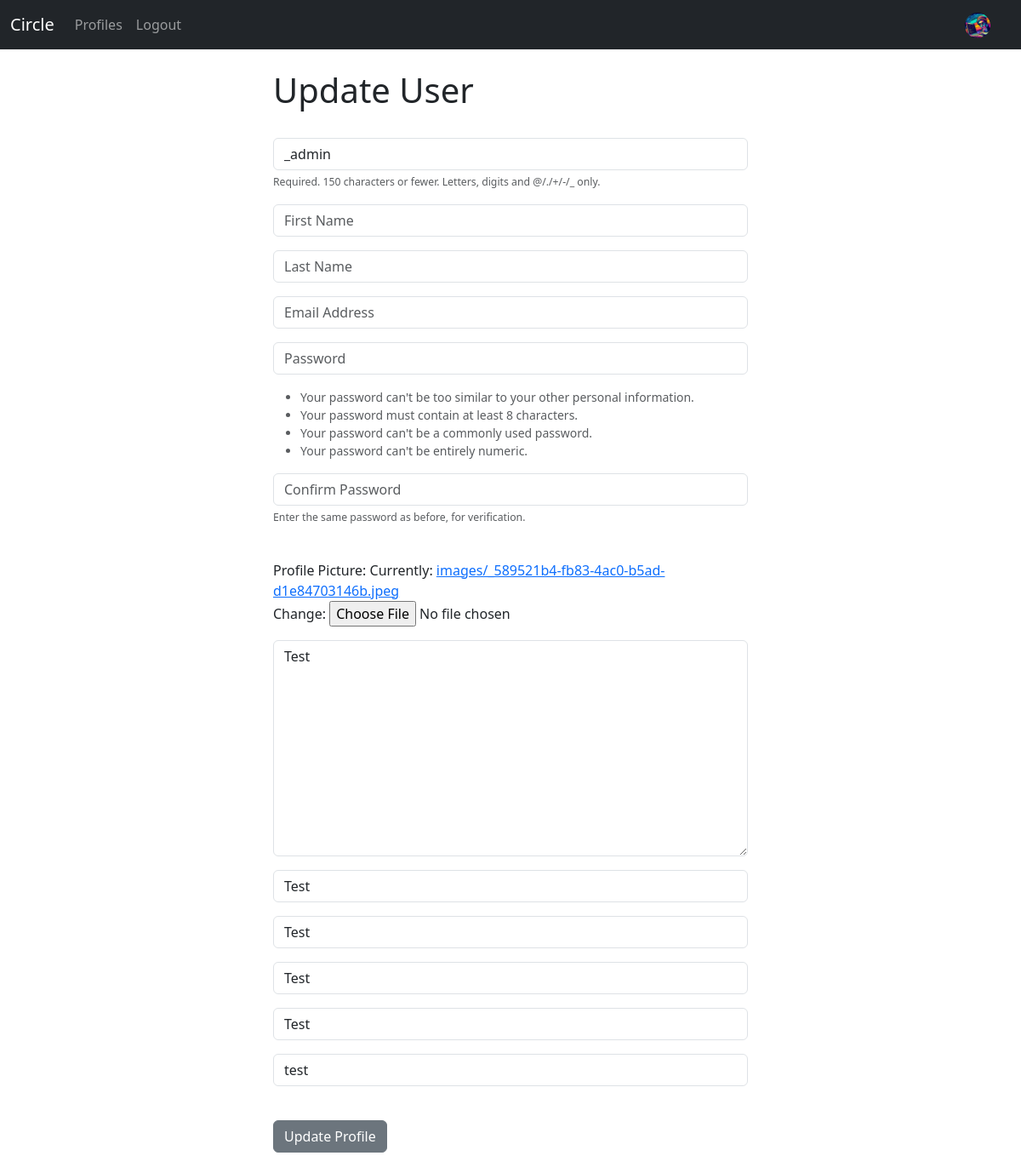
/update_user/ (signed in), run on an earlier commit of the app's database.
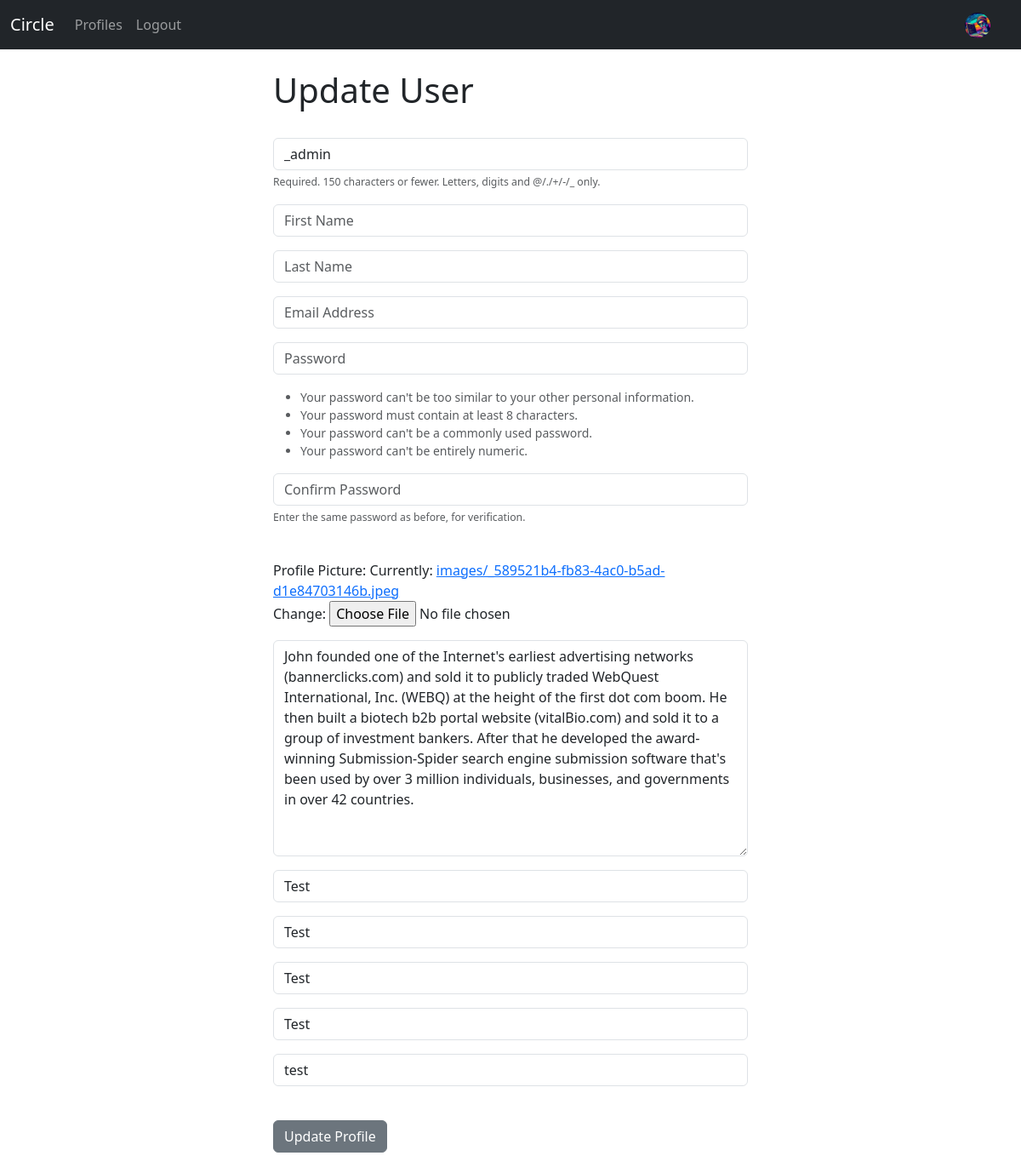
And on a later commit of the database.
### circle/models.py (models this page shows, shortened)
class Profile(models.Model):
    user = models.OneToOneField( User, on_delete=models.CASCADE)
    follows = models.ManyToManyField("self",
        related_name="followed_by",
        symmetrical=False,
        blank=True)
    date_modified = models.DateTimeField(User, auto_now=True)
    profile_image = models.ImageField(null=True,blank=True, upload_to="images/")
    profile_bio = models.CharField(null=True, blank=True, max_length=500)
    hompage_link = models.CharField(null=True, blank=True, max_length=250)
    facebook_link = models.CharField(null=True, blank=True, max_length=250)
    instagram_link = models.CharField(null=True, blank=True, max_length=250)
    linkedin_link = models.CharField(null=True, blank=True, max_length=250)
    github_link =models.CharField(null=True, blank=True, max_length=250)

### circle/views.py (the view)
# urls.py: path('update_user/', views.update_user, name='update_user'),
def update_user(request):
	if request.user.is_authenticated:
		current_user = User.objects.get(id=request.user.id)
		profile_user = Profile.objects.get(user__id=request.user.id)
		user_form = SignUpForm(request.POST or None, request.FILES or None, instance=current_user)
		profile_form = ProfilePicForm(request.POST or None, request.FILES or None, instance=profile_user)
		if user_form.is_valid() and profile_form.is_valid():
			user_form.save()
			profile_form.save()
			login(request, current_user)
			messages.success(request, ("Your Profile Has Been Updated!"))
			return redirect('home')
		return render(request, "update_user.html", {'user_form':user_form, 'profile_form':profile_form})
	else:
		messages.success(request, ("You Must Be Logged In To View That Page..."))
		return redirect('home')

### circle/forms.py
class ProfilePicForm(forms.ModelForm):
    profile_image = forms.ImageField(label="Profile Picture")
    profile_bio = forms.CharField(label="", widget=forms.Textarea(attrs={'class':'form-control', 'placeholder':'Profile Bio'}))
    hompage_link = forms.CharField(label="", widget=forms.TextInput(attrs={'class':'form-control', 'placeholder':'Website Link'}))
    facebook_link = forms.CharField(label="", widget=forms.TextInput(attrs={'class':'form-control', 'placeholder':'Facebook Link'}))
    instagram_link = forms.CharField(label="", widget=forms.TextInput(attrs={'class':'form-control', 'placeholder':'Instagram Link'}))
    linkedin_link = forms.CharField(label="", widget=forms.TextInput(attrs={'class':'form-control', 'placeholder':'Linkedin Link'}))
    github_link = forms.CharField(label="", widget=forms.TextInput(attrs={'class':'form-control', 'placeholder':'Github Link'}))
    class Meta:
        model = Profile
        fields = ('profile_image', 'profile_bio', 'hompage_link', 'facebook_link', 'instagram_link','linkedin_link','github_link',)

### circle/templates/update_user.html (shortened to what this page needs)
{% extends 'base.html' %}
{% block content %}
<div class="col-md-6 offset-md-3">
<h1>Update User</h1>
<br/>
<form method="POST" action="" enctype="multipart/form-data">
	{{ user_form.as_p }}
	<br/>
	{{ profile_form.as_p }}
	<br/>
  	<button type="submit" class="btn btn-secondary">Update Profile</button>
</form>
<br/>
</div>
{% endblock %}

What changed in the data, as far as the page shows it:
changed Profile "Test": profile_bio "Test" → "John founded one of the Internet's earliest advertising networks (bannerclicks.com) and sold it to publicly traded WebQuest International, Inc. (WEBQ) at the height of the first dot com boom. He then built a biotech b2b portal website (vitalBio.com) and sold it to a group of investment bankers. After that he developed the award-winning Submission-Spider search engine submission software that's been used by over 3 million individuals, businesses, and governments in over 42 countries."
